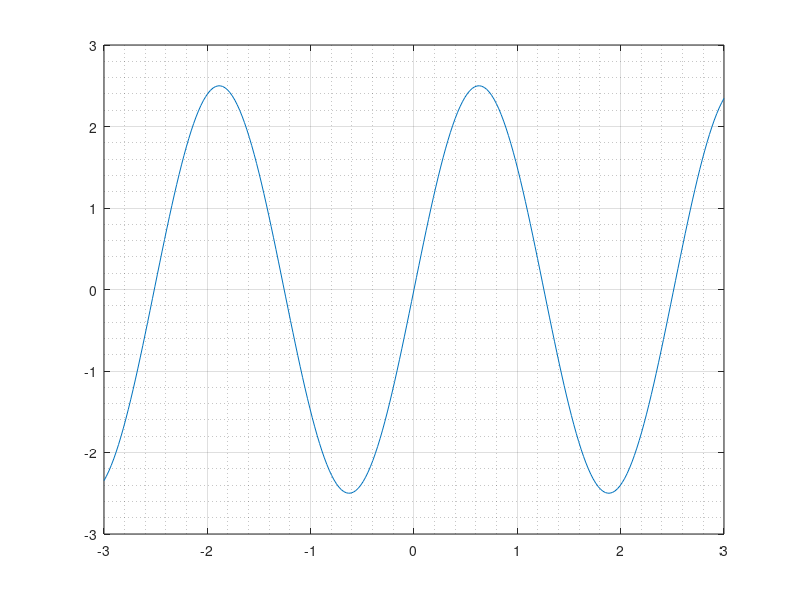

MATLAB code to generate this figure:
%% Lookup Table
paso = 6/256;
Vin = (-3:paso:3);
m = 10;
n = 0.5;
Vout = (m/4)*sin(5*n*Vin);
data = Vout(1:end-1)';
%% Escribir a archivo de Excel CSV
csvwrite('Lookup_Table_chinitos.csv',data);
%% Ver grafica
plot(Vin,Vout);
grid on;
grid minor;